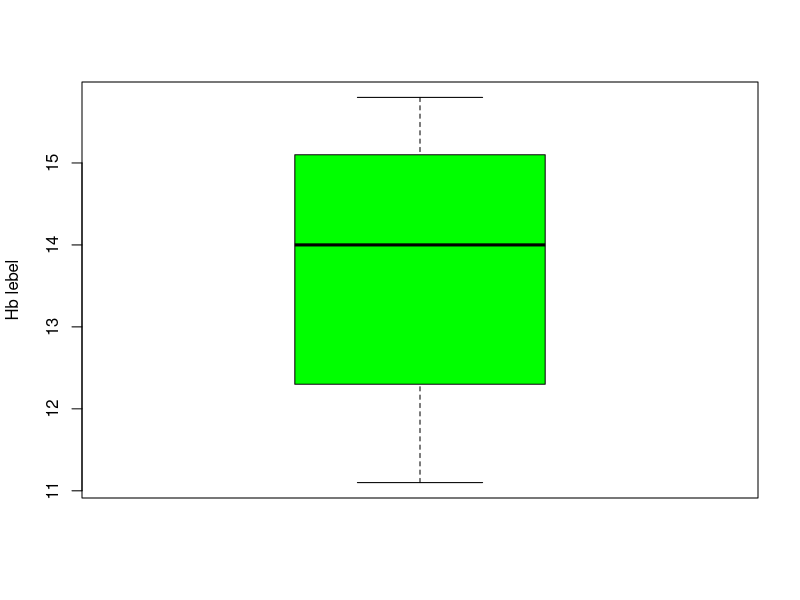
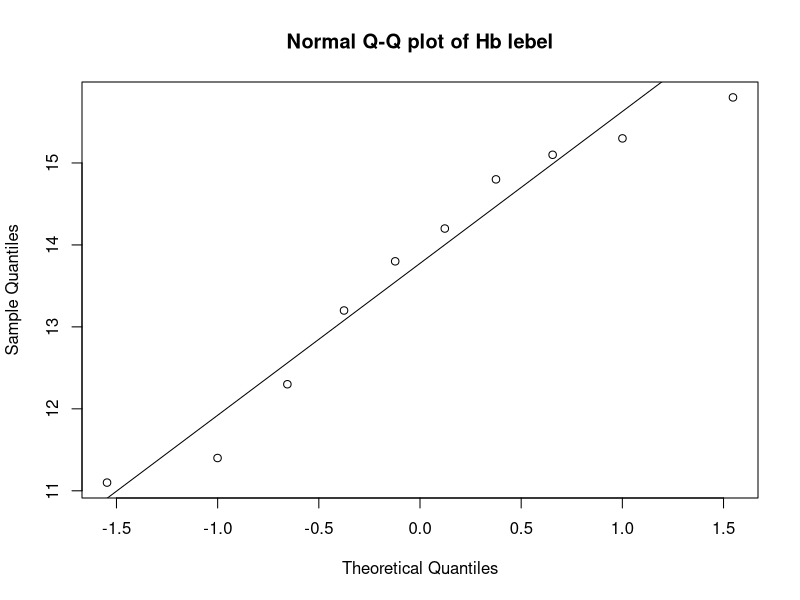

Generate these figures, in order, with R:
########################## Problem-04 ######################
# Hb levels <g/dl) are obtained as follows:
# 12.3, 11.4, 14.2, 15.3, 14.8, 13.8, 11.1,15.1,15.8,13.2#less than of the normal value of 14.6 (g/dl)?
# Test at 0.01 level of significance.
# Draw a boxplot and normal plot for this data and comments.
# Ho: mue = 14.6
# H1: mue < 14.6

data<-c(12.3,11.4,14.2,15.3,14.8,13.8,11.1,15.1,15.8,13.2)
n<-length(data)
n
x_ber<- mean(data)
x_ber
sample_sd<- sd(data)
sample_sd
mue<- 14.6
t_tab<- qt(0.01, n-1)
t_tab #-2.821
t_cal<- ((x_ber-mue)/(sample_sd/sqrt(n)))
t_cal #-1.71

# Comments: since t_cal>t_tab, so Ho is accepted.

########### Using p-value ###############
p_value<- pt(t_cal, n-1)
p_value #0.059

# Comments: since p_value=0.059>0.01, so Ho is accepted.

#################### Using function ###################
t.test(data, mu=14.6, conf.level=0.99, alternative="less")
boxplot(data,ylab="Hb lebel", col="green"   )
qqnorm(data, main="Normal Q-Q plot of Hb lebel")
qqline(data)